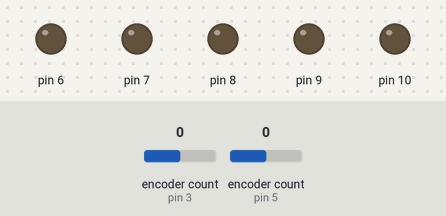
The sketch below on a simulated Arduino Uno, built with avr-gcc and run on an emulated ATmega328P. Shown: output pins drawn as LEDs (lit = HIGH). Inputs (shaded band) come from the test bench; at power-on: encoder count (sensors on pin 3, pin 5) 0. What the sketch prints to the serial monitor is not drawn.

Above: at 0.1 s.
At 1.1 s:
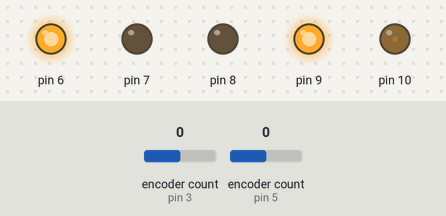
At 5.1 s:
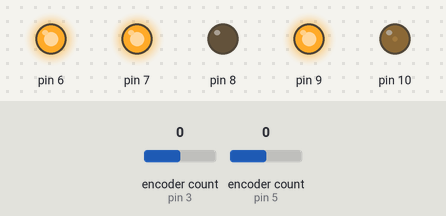
Timing chart, 0 to 6.6 s (numbered marks = the images above):
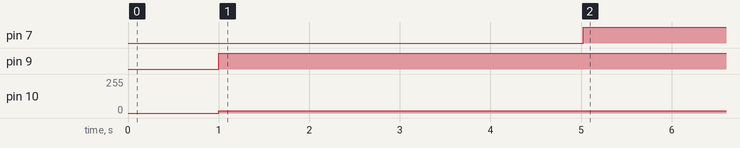

Measured:
- by itself, pin 7: LOW → HIGH at 5.0 s
- by itself, pin 9: LOW → HIGH at 1.0 s
- by itself, pin 10: 0/255 → 16/255 at 1.0 s

The sketch:

PID_test.ino
```cpp
/*
    Tests if the PID can successfully and smoothly reach
    a goal motor rotation as measued by the encoder.
    (bare bones)
*/

#include <PID_v1.h>
#include <Encoder.h>
#include "config.h"

using namespace pins;

//Define Variables we'll be connecting to
double Setpoint, Input, Output;
Encoder encoderLeft(encoderL1, encoderL2);
Encoder encoderRight(encoderR1, encoderR2);

//Specify the links and initial tuning parameters
int goal = 1000000;
double proportion = 0.001;
double integral = 0;
double derivative = 0;

PID myPID(&Input, &Output, &Setpoint, proportion, integral, derivative, DIRECT);

void setup()
{
    Serial.begin(9600);
    delay(1000);

    //set up motors
    pinMode(motorDirectionR, OUTPUT);
    pinMode(motorPowerR, OUTPUT);

    pinMode(motorDirectionL, OUTPUT);
    pinMode(motorPowerL, OUTPUT);

    pinMode(motorMode, OUTPUT);
    digitalWrite(motorMode, HIGH);

    //initialize the variables we're linked to
    Input = 0;
    encoderLeft.write(0);
    Setpoint = goal;
    myPID.SetOutputLimits(-50, 50);

    //turn the PID on
    myPID.SetMode(AUTOMATIC);
}

void loop()
{
    while(millis() < 5000) {
        Input = encoderLeft.read();
        myPID.Compute();

        Serial.print("Left motor: ");
        Serial.println(Output);

        digitalWrite(motorDirectionL, Output >= 0 ? HIGH : LOW);
        analogWrite(motorPowerL, abs(Output));
    }
    while(millis() < 10000) {
        Input = encoderRight.read();
        myPID.Compute();

        Serial.print("Right motor: ");
        Serial.println(Output);

        digitalWrite(motorDirectionR, Output >= 0 ? HIGH : LOW);
        analogWrite(motorPowerR, abs(Output));
    }
    Serial.println("Finished.");
}
```
